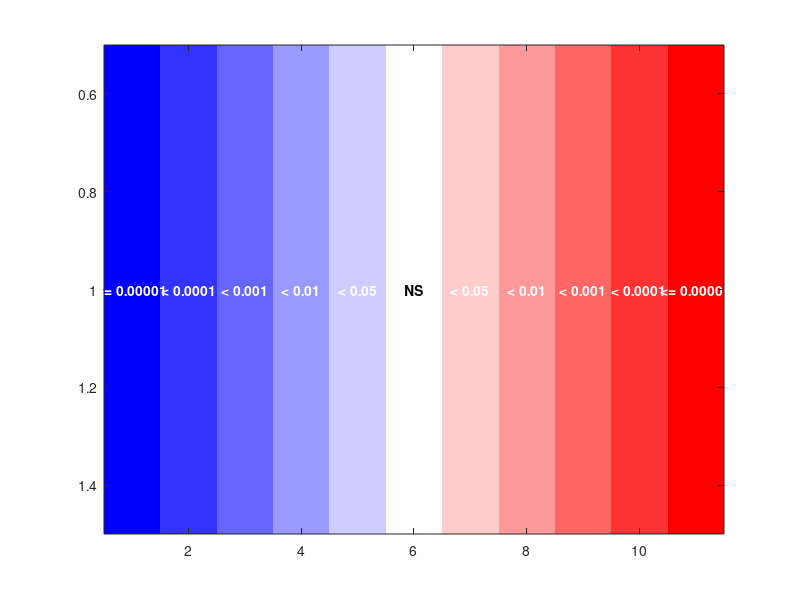

Source code (MATLAB): (Note: this script raises an error after producing the figure.)
function plot_colour_bar_for_summary_plot()

figure;
c_array(1, : , :) = [...
1 0 0; ...
1 0.2 0.2; ...
1 0.4 0.4; ...
1 0.6 0.6; ...
1 0.8 0.8; ...
1 1 1; ...
0.8 0.8 1; ...
0.6 0.6 1; ...
0.4 0.4 1; ...
0.2 0.2 1; ...
0 0 1;...
];

imagesc(flip(c_array)); % Flip to go from blue to red
hold on
text(1,1,'<= 0.00001', 'HorizontalAlignment', 'center', 'Color', 'w', 'FontWeight','bold')
text(2,1,'< 0.0001', 'HorizontalAlignment', 'center', 'Color', 'w', 'FontWeight','bold')
text(3,1,'< 0.001', 'HorizontalAlignment', 'center', 'Color', 'w', 'FontWeight','bold')
text(4,1,'< 0.01', 'HorizontalAlignment', 'center', 'Color', 'w', 'FontWeight','bold')
text(5,1,'< 0.05', 'HorizontalAlignment', 'center', 'Color', 'w', 'FontWeight','bold')
text(6,1,'NS', 'HorizontalAlignment', 'center', 'Color', 'k', 'FontWeight','bold')
text(7,1,'< 0.05', 'HorizontalAlignment', 'center', 'Color', 'w', 'FontWeight','bold')
text(8,1,'< 0.01', 'HorizontalAlignment', 'center', 'Color', 'w', 'FontWeight','bold')
text(9,1,'< 0.001', 'HorizontalAlignment', 'center', 'Color', 'w', 'FontWeight','bold')
text(10,1,'< 0.0001', 'HorizontalAlignment', 'center', 'Color', 'w', 'FontWeight','bold')
text(11,1,'<= 0.00001', 'HorizontalAlignment', 'center', 'Color', 'w', 'FontWeight','bold')

ax = gca; ax.LineWidth = 1.4;
xticks([])
yticks([])
f = gcf;
f.Position = [495 916 1021 51]; %[1229  317  94    730];

end 